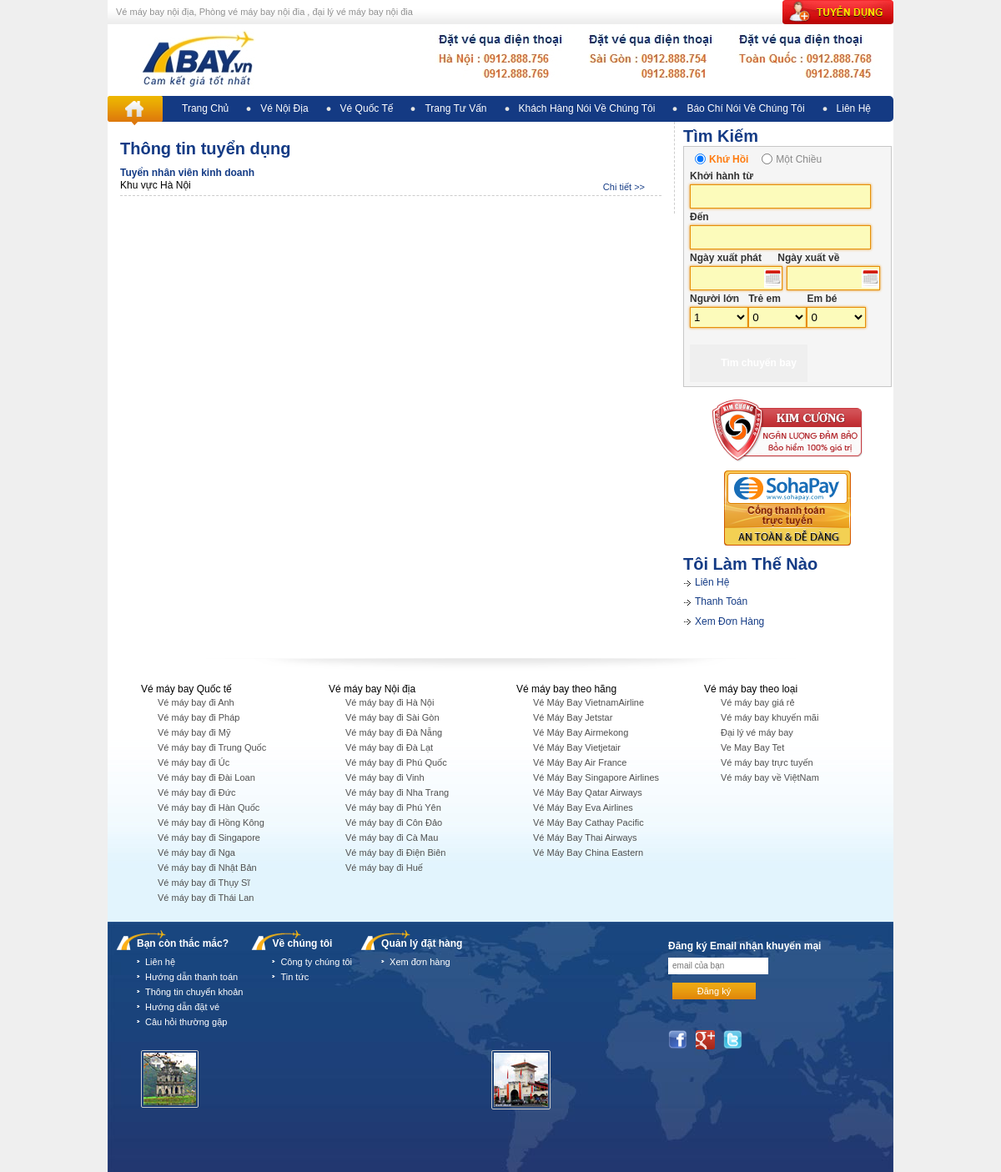
Page /index.php/home_recruitment on the committed database.
### tables this page shows
CREATE TABLE IF NOT EXISTS `news` (
  `id` char(200) NOT NULL,
  `type` char(200) NOT NULL,
  `order` int(11) NOT NULL,
  `date` date NOT NULL,
  `time` time NOT NULL,
  `date_update` date NOT NULL,
  `time_update` time NOT NULL,
  `log` varchar(250) NOT NULL,
  `status` tinyint(4) NOT NULL,
  `image` char(250) NOT NULL,
  `subtype` char(200) NOT NULL,
  PRIMARY KEY (`id`)
);

CREATE TABLE IF NOT EXISTS `news_vi` (
  `id` char(200) NOT NULL,
  `title_vi` varchar(250) NOT NULL,
  `summary_vi` text NOT NULL,
  `content_vi` text NOT NULL,
  PRIMARY KEY (`id`)
);

### application/libraries/my_layout.php (called while the page is built, shortened)
<?php
	class My_Layout{
		var $obj;
		var $layout;
		var $data;
		function My_Layout($layout=''){
			$this->obj=&get_instance();
			$this->layout=$layout;
			$this->data=array();
		}
		function Set_Layout($layout=''){
			$this->layout=$layout;
		}
		function Set_Data($dataname, $value){
			$this->data[$dataname]=$value;
		}
		function OutPut(){
			$this->obj->load->view($this->layout, $this->data);
		}
		function InPut($filename, $data=''){
			return $this->obj->load->view($filename, $data, true);
		}
	}
?>

### application/controllers/home_recruitment.php (called while the page is built, shortened)
<?php
	class Home_recruitment extends Home_Default{
		function index(){
			$this->_Check_news();
			$this->my_layout->output();
		}
		function _Check_news(){
			if($this->uri->segment(2)==''){
				$this->_View_All();
			}
		}
		function _View_All(){
			(intval($this->uri->segment(2))<0)?$page=0:$page=intval($this->uri->segment(2));
			$data['news']=$this->mdnews->GetNewsByType('recruitment', 10, $page);
			parent::_Set_Default_Left($this->my_layout->input('front_end/content/all_recruitment',$data));
		}
	}
?>

### index.php (called while the page is built, shortened)
<?php
require_once BASEPATH.'core/CodeIgniter.php';

### application/models/mdnews.php (called while the page is built, shortened)
<?php
	class MdNews extends CI_Model{
		function GetCountByType($type){
			$this->db->where('type', $type);
			return $this->db->get('news')->num_rows();
		}
		function GetNewsByType($type, $perpage, $page){
			$this->db->from('news');
			$this->db->where('type', $type);
			$this->db->limit($perpage, $page);
			$this->db->order_by('date desc, time desc');
			$this->db->join('news_vi', 'news.id=news_vi.id');
			$this->db->join('news_en', 'news.id=news_en.id');
			return $this->db->get()->result_array();
		}
	}
?>

### application/views/front_end/content/all_recruitment.php (the view, shortened to what this page needs)
<div class="tvo_left_section">
	<div style="padding:15px;">
        <div style="color:#143B85; font-size:20px; font-weight:bold; padding-bottom:15px;">
            Thông tin tuyển dụng
        </div>
        <?php
			foreach($news as $val){
				?>
                	<div class="tvo_recruitment">
                    	<a href="<?=base_url()?><?=$this->uri->segment(1)?>/<?=$val['id']?>" title="<?=$val['title_vi']?>"><?=$val['title_vi']?></a>
                        <?=$val['summary_vi']?>
                        <div class="tvo_detail"><a href="<?=base_url()?><?=$this->uri->segment(1)?>/<?=$val['id']?>" title="<?=$val['title_vi']?>">Chi tiết >></a></div>
                    </div>
                <?php
			}
		?>
    </div>
</div>

### public/style/css/style.css (style rules this page uses)
body { font-family:Arial, Helvetica, sans-serif; font-size:12px; background-color:#EFEFEF; line-height:120%; }
.tvo_left_section { width:679px; min-height:100px; border-right:1px dashed #CCC; float:left; padding-top:10px; }
.tvo_left_section .tvo_recruitment { border-bottom:1px dashed #CCC; position:relative; font-weight:140%; padding-bottom:5px; margin-bottom:5px; }
.tvo_left_section .tvo_recruitment .tvo_detail { position:absolute; bottom:3px; right:20px; }
.tvo_left_section .tvo_recruitment .tvo_detail a { font-weight:normal; font-size:11px; }
.tvo_left_section .tvo_recruitment a { display:block; color:#143B85; font-weight:bold; text-decoration:none; }

### rows in the picture
news: news_vi.title_vi "Tuyển nhân viên kinh doanh", news_vi.summary_vi "Khu vực Hà Nội"
